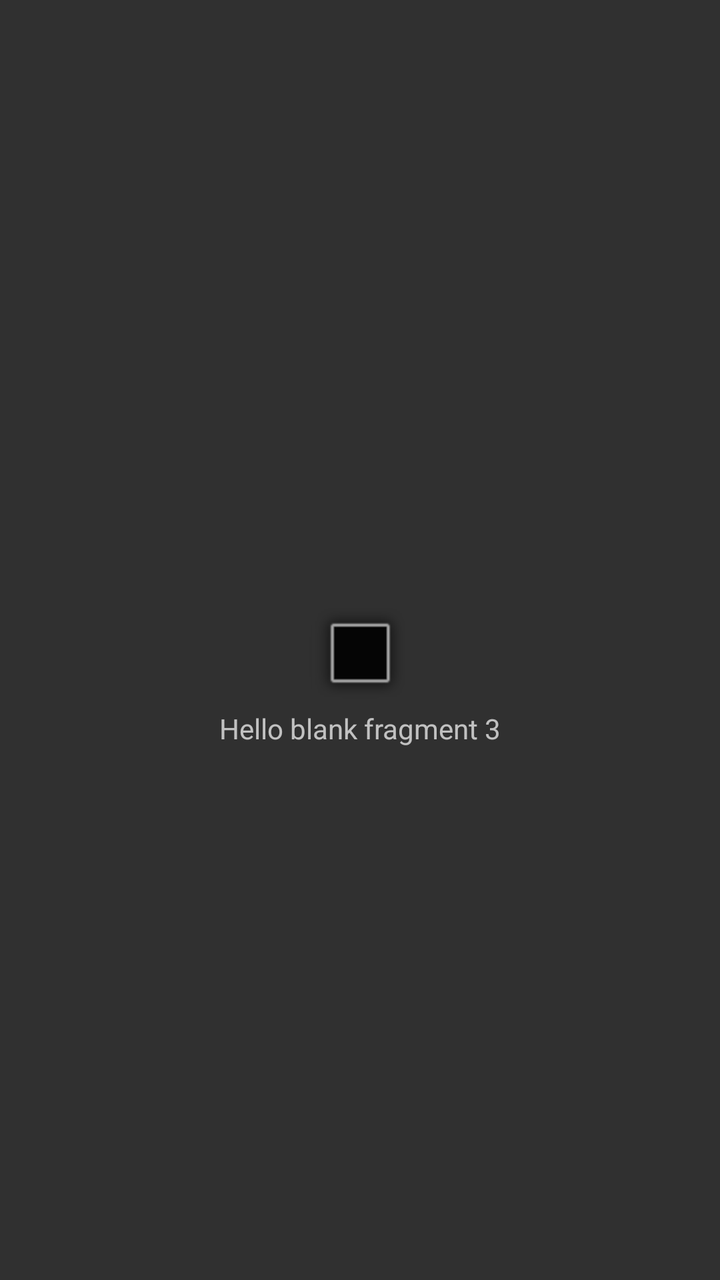
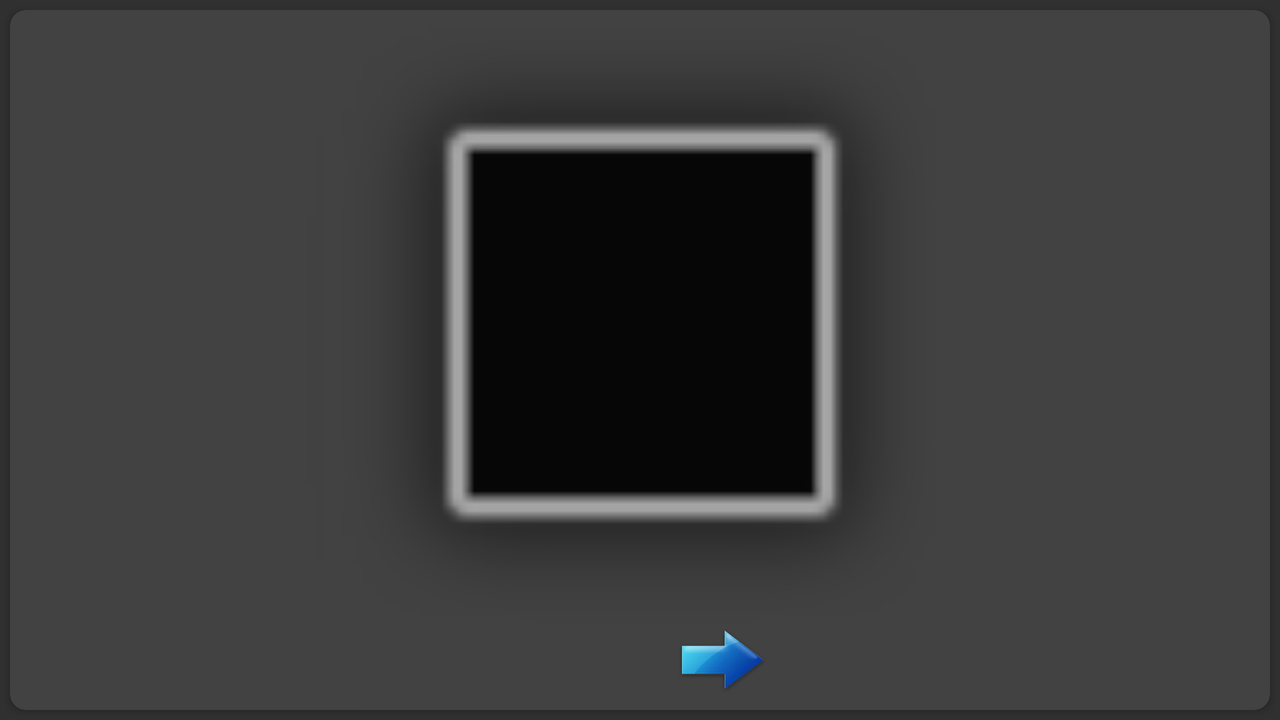

The same Android screen from two of the app's own layout files: first res/layout/ as a phone draws it, then the repository's variant for another configuration, drawn on a device whose configuration selects that folder. Both files follow.
<!-- AndroidManifest.xml: application theme Theme.AppCompat.NoActionBar -->
<!-- res/layout/fragment_hot.xml -->
<?xml version="1.0" encoding="utf-8"?>
<androidx.constraintlayout.widget.ConstraintLayout xmlns:android="http://schemas.android.com/apk/res/android"
    xmlns:app="http://schemas.android.com/apk/res-auto"
    xmlns:tools="http://schemas.android.com/tools"
    android:id="@+id/frameLayout4"
    android:layout_width="match_parent"
    android:layout_height="match_parent"
    tools:context=".ui.HotFragment">

    <ImageView
        android:id="@+id/gif_url_hot"
        android:layout_width="wrap_content"
        android:layout_height="wrap_content"
        android:layout_marginTop="304dp"
        app:layout_constraintEnd_toEndOf="parent"
        app:layout_constraintStart_toStartOf="parent"
        app:layout_constraintTop_toTopOf="parent"
        tools:src="@android:drawable/alert_dark_frame" />

    <TextView
        android:id="@+id/textView_hot"
        android:layout_width="wrap_content"
        android:layout_height="wrap_content"
        android:gravity="center"
        android:text="Hello blank fragment 3"
        app:layout_constraintEnd_toEndOf="parent"
        app:layout_constraintStart_toStartOf="parent"
        app:layout_constraintTop_toBottomOf="@id/gif_url_hot"
         />

</androidx.constraintlayout.widget.ConstraintLayout>
<!-- resources referenced by this layout -->
<resources>

</resources>
<!-- res/layout-land/fragment_hot.xml (the repository's variant of the layout above) -->
<!-- drawn on the phone turned sideways -->
<?xml version="1.0" encoding="utf-8"?>
<androidx.cardview.widget.CardView
    xmlns:android="http://schemas.android.com/apk/res/android"
    xmlns:app="http://schemas.android.com/apk/res-auto"
    xmlns:tools="http://schemas.android.com/tools"
    android:layout_width="match_parent"
    android:layout_height="match_parent"
    app:cardCornerRadius="8dp"
    android:background="#F8F8F8"
    android:layout_margin="5dp"
    android:elevation="10dp">

    <ImageView
        android:id="@+id/gifurl_hot"
        android:layout_width="match_parent"
        android:layout_height="match_parent"
        android:layout_gravity="center"
        android:layout_margin="8dp"
        tools:src="@android:drawable/alert_dark_frame" />

    <LinearLayout
        android:layout_width="fill_parent"
        android:layout_height="wrap_content"
        android:layout_gravity="bottom"
        android:orientation="vertical" >
        <TextView
            android:id="@+id/textViewGif_hot"
            android:layout_width="wrap_content"
            android:layout_height="wrap_content"
            android:gravity="center"
            android:layout_gravity="center"
            android:textStyle="normal"
            android:background="#99000000"
            android:textColor="#F3F6FB"
            android:textSize="18sp"
            />
        <LinearLayout
            android:layout_width="wrap_content"
            android:layout_height="wrap_content"
            android:layout_gravity="center"
            android:orientation="horizontal">
            <ImageButton
                android:id="@+id/btn_prev_hot"
                android:layout_width="50dp"
                android:layout_height="50dp"
                android:layout_gravity="end"
                android:layout_marginEnd="16dp"
                android:background="@drawable/leftarrow"
                android:src="?android:selectableItemBackground"
                />
            <ImageButton
                android:id="@+id/btn_next_hot"
                android:layout_width="50dp"
                android:layout_height="50dp"
                android:layout_gravity="end"
                android:layout_marginStart="16dp"
                android:background="@drawable/arrowsicon"
                android:src="?android:selectableItemBackground"
                android:clickable="true"
                android:focusable="true" />
        </LinearLayout>
        <Button
            android:id="@+id/button_repeat_hot"
            android:layout_width="wrap_content"
            android:layout_height="wrap_content"
            android:layout_gravity="center"
            android:textColor="@color/black"
            android:visibility="gone"
            android:textStyle="bold"
            android:text="@string/repeat"/>
    </LinearLayout>

</androidx.cardview.widget.CardView>
<!-- resources referenced by the variant -->
<!-- as the phone turned sideways resolves them -->
<resources>
  <color name="black">#FF000000</color>
  <!-- drawable arrowsicon: webp bitmap (drawable, 8100 bytes) -->
  <string name="repeat">Повторить</string>
</resources>
